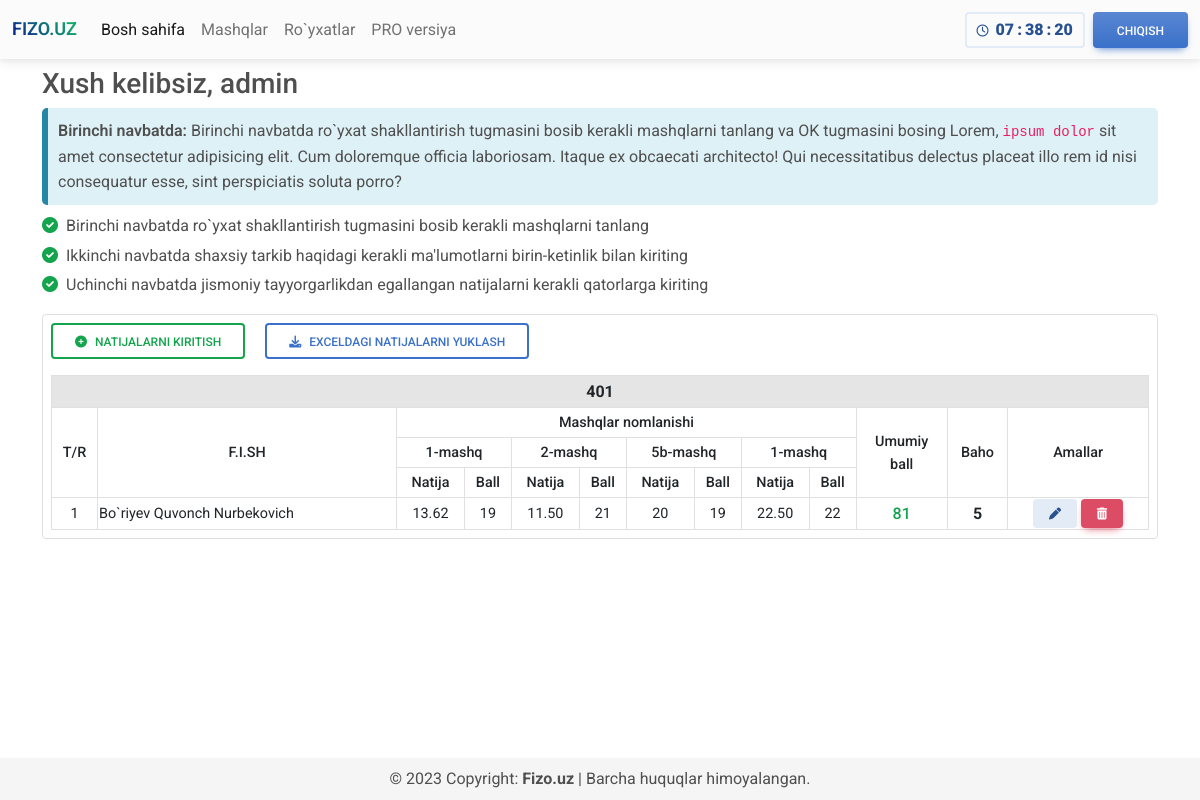
The app's page /home.php (signed in) with its own data.
### tables this page shows
CREATE TABLE `users` (
  `id` int(11) NOT NULL,
  `username` varchar(255) NOT NULL,
  `password` varchar(255) NOT NULL,
  `name` varchar(255) NOT NULL,
  `bolinmanomi` varchar(255) DEFAULT NULL,
  `1-mashq` varchar(255) DEFAULT NULL,
  `2-mashq` varchar(255) DEFAULT NULL,
  `3-mashq` varchar(255) DEFAULT NULL,
  `4-mashq` varchar(255) DEFAULT NULL
);

CREATE TABLE `user401` (
  `user_id` int(11) NOT NULL,
  `fish` varchar(255) DEFAULT NULL,
  `tugilgan_kuni` date DEFAULT NULL,
  `yoshi` int(11) DEFAULT NULL,
  `vazni` int(11) DEFAULT NULL,
  `guruhi` varchar(255) DEFAULT NULL,
  `natija1` decimal(4,2) DEFAULT NULL,
  `ball1` int(11) DEFAULT NULL,
  `natija2` decimal(4,2) DEFAULT NULL,
  `ball2` int(11) DEFAULT NULL,
  `natija3` int(11) DEFAULT NULL,
  `ball3` int(11) DEFAULT NULL,
  `natija4` decimal(4,2) DEFAULT NULL,
  `ball4` int(11) DEFAULT NULL,
  `umumiyball` int(11) DEFAULT NULL,
  `baho` int(11) DEFAULT NULL,
  `current_time` date NOT NULL DEFAULT current_timestamp(),
  `bolinma_nomi` varchar(11) DEFAULT NULL
);

### home.php (the view, shortened to what the rows shown need)
<?php
if (isset($_SESSION['id']) && isset($_SESSION['username'])) {
include 'db_conn.php';
$result1 = mysqli_query($conn, "SELECT * FROM mashqlar");
$result2 = mysqli_query($conn, "SELECT * FROM mashqlar");
$result3 = mysqli_query($conn, "SELECT * FROM mashqlar");
$result4 = mysqli_query($conn, "SELECT * FROM mashqlar");
$resuserbolinma = mysqli_query($conn, "SELECT * FROM userbolinma");
$row_bolinmanomi = mysqli_fetch_row(mysqli_query($conn, "SELECT bolinmanomi, `1-mashq`, `2-mashq`, `3-mashq`, `4-mashq` FROM users WHERE `id` =".$_SESSION['id']));
$bolinmanomi = $row_bolinmanomi[0];
$mashqnomi1 = mysqli_fetch_row(mysqli_query($conn, "SELECT `mashq_nomi`, mashq_server_nomi FROM mashqlar WHERE `mashqlar_id` = '$row_bolinmanomi[1]'"));
$mashqnomi2 = mysqli_fetch_row(mysqli_query($conn, "SELECT `mashq_nomi`, mashq_server_nomi FROM mashqlar WHERE `mashqlar_id` = '$row_bolinmanomi[2]'"));
$mashqnomi3 = mysqli_fetch_row(mysqli_query($conn, "SELECT `mashq_nomi`, mashq_server_nomi FROM mashqlar WHERE `mashqlar_id` = '$row_bolinmanomi[3]'"));
$mashqnomi4 = mysqli_fetch_row(mysqli_query($conn, "SELECT `mashq_nomi`, mashq_server_nomi FROM mashqlar WHERE `mashqlar_id` = '$row_bolinmanomi[4]'"));
$resuser401 = mysqli_query($conn, "SELECT * FROM user401 WHERE `bolinma_nomi` = '$row_bolinmanomi[0]'");
 ?>
<!DOCTYPE html>
<html>
<head>
	<link rel="stylesheet" type="text/css" href="style.css">
     <link href="https://cdnjs.cloudflare.com/ajax/libs/font-awesome/6.0.0/css/all.min.css" rel="stylesheet" />
     <link href="https://cdn.jsdelivr.net/npm/bootstrap@5.3.0-alpha3/dist/css/bootstrap.min.css" rel="stylesheet">
     <link rel="stylesheet" href="css/mdb.min.css" />
</head>
<body>
     <main>
          <div class="container mt-1 mt-1">
               <section class="pb-4">
                    <?php
                    if(empty($bolinmanomi) === true){
                    ?>
                    <div class="container divroyxat p-0">
                         <div class="alert alert-success royxat">
                              <div class="d-flex justify-content-center">
                              <h4>Juda ham yaxshi!</h4>
                              </div>
                              <div class="d-flex justify-content-center dobavit">
                              <p class="royxat">Siz tomondan ro‘yxat shakllantirilmagan. Ro‘yxat tuzamizmi?</p>
                              </div>
                              <hr>
                              <div class="d-flex justify-content-center dobavit">
                                   <button type="button" class="btn btn-success bg-gradient" data-bs-toggle="modal" data-bs-target="#ModalCreateTable">Ro'yxat tuzish</button>
                              </div>
                              </div>
                         </div>
                    </div>
                    <div class="modal fade" id="ModalCreateTable" data-bs-backdrop="static" data-bs-keyboard="false" tabindex="-1" aria-labelledby="staticBackdropLabel" aria-hidden="true">
                      <div class="modal-dialog">
                        <div class="modal-content">
                          <form id="Jadvalyaratish" method="post" action="create_table.php">
                          <div class="modal-header">
                            <h1 class="modal-title fs-5" id="staticBackdropLabel">Ro`yxatni shakllantirish</h1>
                            <button type="button" class="btn-close" data-bs-dismiss="modal" aria-label="Close"></button>
                          </div>
                          <div class="modal-body">
                            <div class="input-group mb-3">
                              <input type="text" name="input_bolinmanomi" class="form-control" placeholder="Bo`linmaning nomlanishi" aria-label="bolinmanomi" aria-describedby="basic-addon1">
                            </div>
                            <select name="input_mashq1" class="form-select" aria-label="Default select example">
                              <option selected>1-mashqni tanlang</option>
                              <?php
                              while ($row = mysqli_fetch_array($result1)) {
                              ?>
                              <option value="<?= $row["mashqlar_id"] ?>"><?php echo $row['mashq_nomi']; ?></option>
                              <?php
                              }
                              ?>
                            </select>
                            <br>
                            <select name="input_mashq2" class="form-select" aria-label="Default select example">
                              <option selected>2-mashqni tanlang</option>
                              <?php
                              while ($row = mysqli_fetch_array($result2)) {
                              ?>
                              <option value="<?= $row["mashqlar_id"] ?>"><?php echo $row['mashq_nomi']; ?></option>
                              <?php
                              }
                              ?>
                            </select>
                            <br>
                            <select name="input_mashq3" class="form-select" aria-label="Default select example">
                              <option selected>3-mashqni tanlang</option>
                              <?php
                              while ($row = mysqli_fetch_array($result3)) {
                              ?>
                              <option value="<?= $row["mashqlar_id"] ?>"><?php echo $row['mashq_nomi']; ?></option>
                              <?php
                              }
                              ?>
                            </select>
                            <br>
                            <select name="input_mashq4" class="form-select" aria-label="Default select example">
                              <option selected>4-mashqni tanlang</option>
                              <?php
                              while ($row = mysqli_fetch_array($result4)) {
                              ?>
                              <option value="<?= $row["mashqlar_id"] ?>"><?php echo $row['mashq_nomi']; ?></option>
                              <?php
                              }
                              ?>
                            </select>
                          </div>
                          <div class="modal-footer">
                            <button type="submit" name="createtable" class="btn btn-primary">Yaratish</button>
                            <button type="button" class="btn btn-secondary" data-bs-dismiss="modal">
                                 Qaytish
                            </button>
                          </div>
                        </from>
                        </div>
                      </div>
                    </div>
                    <?php
                    } else {
                    ?>
                    <div class="bg-white border rounded-2">
                    <section class="w-100 p-2 text-center table-responsive">
                         <table id="datatable" class="table table-bordered m-0">
                                   <thead>
                                        <tr class="table-active">
                                        <?php
                                        while ($row = mysqli_fetch_array($resuserbolinma)) {
                                        ?>
                                             <th colspan="14">
                                                  <p class="bolinma_nomi"><?php echo $row_bolinmanomi[0]; ?></p>
                                             </th>
                                        <?php
                                        }
                                        ?>
                                        </tr>
                                        <tr>
                                             <th rowspan="3">T/R</th>
                                             <th rowspan="3">F.I.SH</th>
                                             <th colspan="8">Mashqlar nomlanishi</th>
                                             <th rowspan="3">Umumiy <br> ball</th>
                                             <th rowspan="3">Baho</th>
                                             <th rowspan="3">Amallar</th>
                                        </tr>
                                        <tr>
                                             <th colspan="2"><?php echo $mashqnomi1[0] ?></th>
                                             <th colspan="2"><?php echo $mashqnomi2[0] ?></th>
                                             <th colspan="2"><?php echo $mashqnomi3[0] ?></th>
                                             <th colspan="2"><?php echo $mashqnomi4[0] ?></th>
                                        </tr>
                                        <tr>
                                             <th>Natija</th>
                                             <th>Ball</th>
                                             <th>Natija</th>
                                             <th>Ball</th>
                                             <th>Natija</th>
                                             <th>Ball</th>
                                             <th>Natija</th>
                                             <th>Ball</th>
                                        </tr>
                                   </thead>
                              <?php
                              while ($row = mysqli_fetch_array($resuser401)) {
                              ?>
                                   <tbody>
                                        <tr>
                                             <td><?php echo $row["user_id"]; ?></td>
                                             <td align="left"><?php echo $row['fish']; ?></td>
                                             <td><?php echo $row['natija1']; ?></td>
                                             <td><?php echo $row['ball1']; ?></td>
                                             <td><?php echo $row['natija2']; ?></td>
                                             <td><?php echo $row['ball2']; ?></td>
                                             <td><?php echo $row['natija3']; ?></td>
                                             <td><?php echo $row['ball3']; ?></td>
                                             <td><?php echo $row['natija4']; ?></td>
                                             <td><?php echo $row['ball4']; ?></td>
                                             <td><p class="ball aloball"><?php echo $row['umumiyball']; ?></p></td>
                                             <td><p class="baho baho5"><?php echo $row['baho']; ?></p></td>
                                             <td>
                                                  <button type="button" class="btn btn-secondary editbtn btn-sm px-3" data-ripple-color="dark" data-mdb-toggle="modal" data-mdb-target="#ModalEdit">
                                                  <i class="fas fa-pen"></i>
                                                  </button>
                                                  <button type="button" class="btn btn-danger deletebtn btn-sm px-3" data-ripple-color="dark" data-mdb-toggle="modal" data-mdb-target="#ModalDelete">
                                                  <i class="fas fa-trash-alt"></i>
                                                  </button>
                                             </td>
                                        </tr>
                                   </tbody>
                              <?php
                              }
                              ?>
                         </table>
                    </section>
                    </div>
                    <?php
                    }
                     ?>
               </section>
          </div>
     </main>
</body>
</html>
<?php
}else{
     header("Location: index.php");
     exit();
}
?>

### records on screen
users: bolinmanomi "401"
user401: user_id "1", fish "Bo`riyev Quvonch Nurbekovich", natija1 "13.62", ball1 "19", natija2 "11.50", ball2 "21", natija3 "20", ball3 "19", natija4 "22.50", ball4 "22", umumiyball "81", baho "5"

### other values on screen
$_SESSION['name'] "admin"
$mashqnomi1[0] "1-mashq"
$mashqnomi2[0] "2-mashq"
$mashqnomi3[0] "5b-mashq"
$mashqnomi4[0] "1-mashq"
